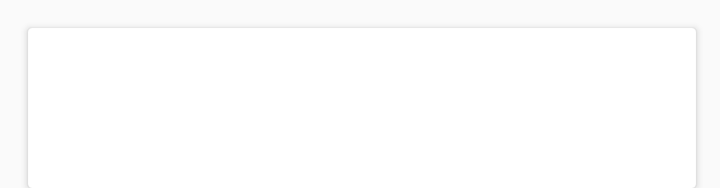
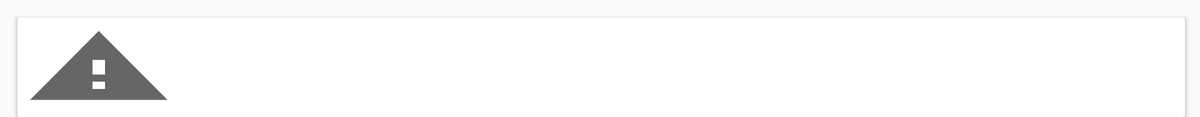

First picture: res/layout/ on a phone held upright. Second picture: the repository's own variant of that layout, on a device whose configuration matches the variant's folder. Source for both follows.
<!-- AndroidManifest.xml: application theme AppTheme -->
<!-- res/layout/recipe_detail_card_layout.xml -->
<?xml version="1.0" encoding="utf-8"?>
<RelativeLayout xmlns:android="http://schemas.android.com/apk/res/android"
    android:layout_width="match_parent"
    android:layout_height="wrap_content">

    <android.support.v7.widget.CardView
        android:layout_width="match_parent"
        android:layout_height="80dp"
        android:layout_alignParentTop="true"
        android:layout_marginStart="14dp"
        android:layout_marginEnd="12dp"
        android:layout_marginTop="14dp"
        android:id="@+id/RecipeDetailCard"
        android:clickable="true">
        <TextView
            android:layout_width="match_parent"
            android:layout_height="wrap_content"
            android:id="@+id/recipeDetailName"/>
    </android.support.v7.widget.CardView>

</RelativeLayout>
<!-- resources referenced by this layout -->
<resources>
  <style name="AppTheme" parent="Theme.AppCompat.Light.DarkActionBar">
          
          <item name="colorPrimary">@color/colorPrimary</item>
          <item name="colorPrimaryDark">@color/colorPrimaryDark</item>
          <item name="colorAccent">@color/colorAccent</item>
          <item name="android:fontFamily">cursive</item>
      </style>
</resources>
<!-- res/layout-w800dp/recipe_detail_card_layout.xml (the repository's variant of the layout above) -->
<!-- drawn on a 7-inch tablet turned sideways -->
<?xml version="1.0" encoding="utf-8"?>
<RelativeLayout xmlns:android="http://schemas.android.com/apk/res/android"
    android:layout_width="match_parent"
    android:layout_height="wrap_content">

    <android.support.v7.widget.CardView
        android:layout_width="match_parent"
        android:layout_height="80dp"
        android:layout_alignParentTop="true"
        android:layout_marginStart="14dp"
        android:layout_marginEnd="12dp"
        android:layout_marginTop="14dp"
        android:id="@+id/RecipeDetailCard"
        android:clickable="true">

        <LinearLayout
            android:layout_width="match_parent"
            android:layout_height="match_parent"
            android:orientation="horizontal">

            <ImageView
                android:id="@+id/recipeThumbnail"
                android:layout_width="120dp"
                android:layout_height="match_parent"
                android:background="?android:attr/alertDialogIcon"
                android:layout_marginLeft="5dp"
                android:layout_marginRight="10dp"
                android:layout_marginTop="5dp"
                android:layout_marginBottom="5dp"/>

            <TextView
                android:id="@+id/recipeDetailName"
                android:layout_width="match_parent"
                android:layout_height="match_parent"
                android:gravity="center_vertical"
                android:textSize="24sp"/>

        </LinearLayout>
    </android.support.v7.widget.CardView>

</RelativeLayout>
